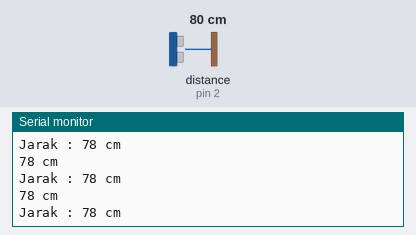
Bench run of a sketch on a simulated Arduino Uno, built with avr-gcc and run on an emulated ATmega328P. Shown: the last lines printed to the serial monitor. Wiring (inferred from the names in the program): ultrasonic range finder: trigger pin 3; echo pin 2. Inputs (shaded band) come from the test bench; at power-on: distance to the obstacle (sensor on pin 2) 80 cm. The echo pulse lasts 58.3 µs per cm.

Above: at 1.2 s.
1.3 s: distance to the obstacle (sensor on pin 2) set to 2 cm
At 1.8 s:
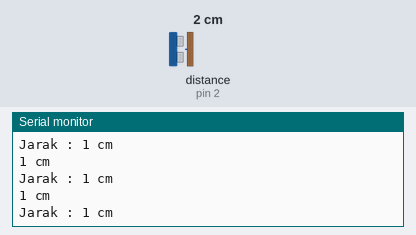
4.3 s: distance to the obstacle (sensor on pin 2) set to 18 cm
At 5.0 s:
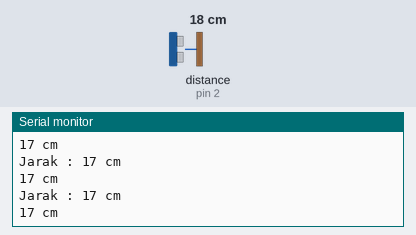
7.3 s: distance to the obstacle (sensor on pin 2) set to 4 cm
At 8.1 s:
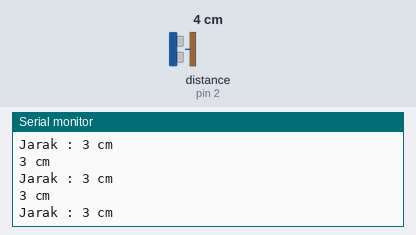
13.3 s: distance to the obstacle (sensor on pin 2) set to 120 cm
At 14.1 s:
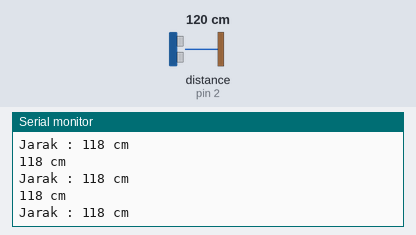
16.3 s: distance to the obstacle (sensor on pin 2) set to 9 cm
At 16.8 s:
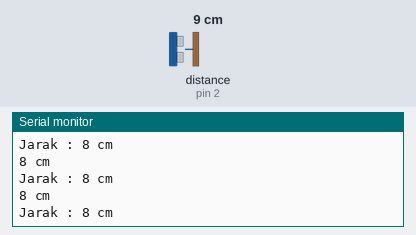
19.3 s: distance to the obstacle (sensor on pin 2) set to 250 cm
At 19.9 s:
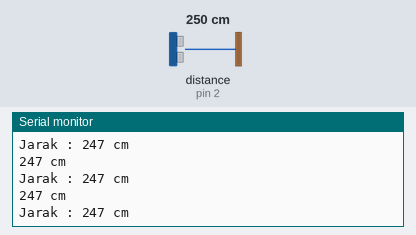
Timing chart, 0 to 22.3 s (numbered marks = the images above; inputs shaded):
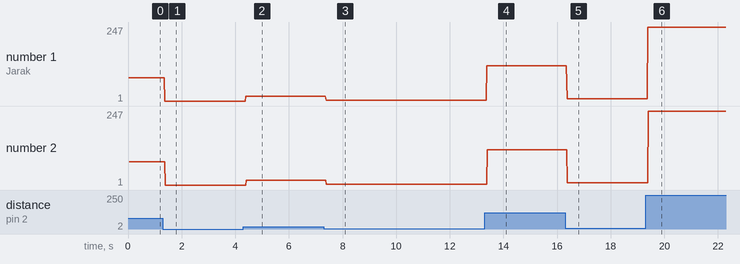

The sketch:

code.ino
```cpp
#define echoPin 2
#define trigPin 3

long waktu;
int jarak;

void setup(){
  Serial.begin(9600);
  pinMode(trigPin,OUTPUT);
  pinMode(echoPin,INPUT);
  Serial.println("Alat Pengukur Jarak");
}

void loop(){
  digitalWrite(trigPin,LOW);
  delayMicroseconds(2);
  digitalWrite(trigPin,HIGH);
  delayMicroseconds(10);
  digitalWrite(trigPin,LOW);

  waktu = pulseIn(echoPin,HIGH); // satuannya ms
  jarak = (waktu*0.034)/2;

  Serial.print("Jarak : ");
  Serial.print(jarak);
  Serial.println(" cm");
  Serial.print(jarak);
  Serial.println(" cm");
}
```

Measured:
- after the input at 1.3 s, the serial monitor: prints a new line after 0.07 s (image 1)
- after the input at 4.3 s, the serial monitor: prints a new line after 0.09 s (image 2)
- after the input at 7.3 s, the serial monitor: prints a new line after 0.09 s (image 3)
- after the input at 13.3 s, the serial monitor: prints a new line after 0.08 s (image 4)
- after the input at 16.3 s, the serial monitor: prints a new line after 0.07 s (image 5)
- after the input at 19.3 s, the serial monitor: prints a new line after 0.09 s (image 6)
- plotted number 1: 78 → 1 after the input at 1.3 s, 1 → 17 after the input at 4.3 s, 17 → 3 after the input at 7.3 s, 3 → 118 after the input at 13.3 s, 118 → 8 after the input at 16.3 s
- plotted number 2: 78 → 1 after the input at 1.3 s, 1 → 17 after the input at 4.3 s, 17 → 3 after the input at 7.3 s, 3 → 118 after the input at 13.3 s, 118 → 8 after the input at 16.3 s
